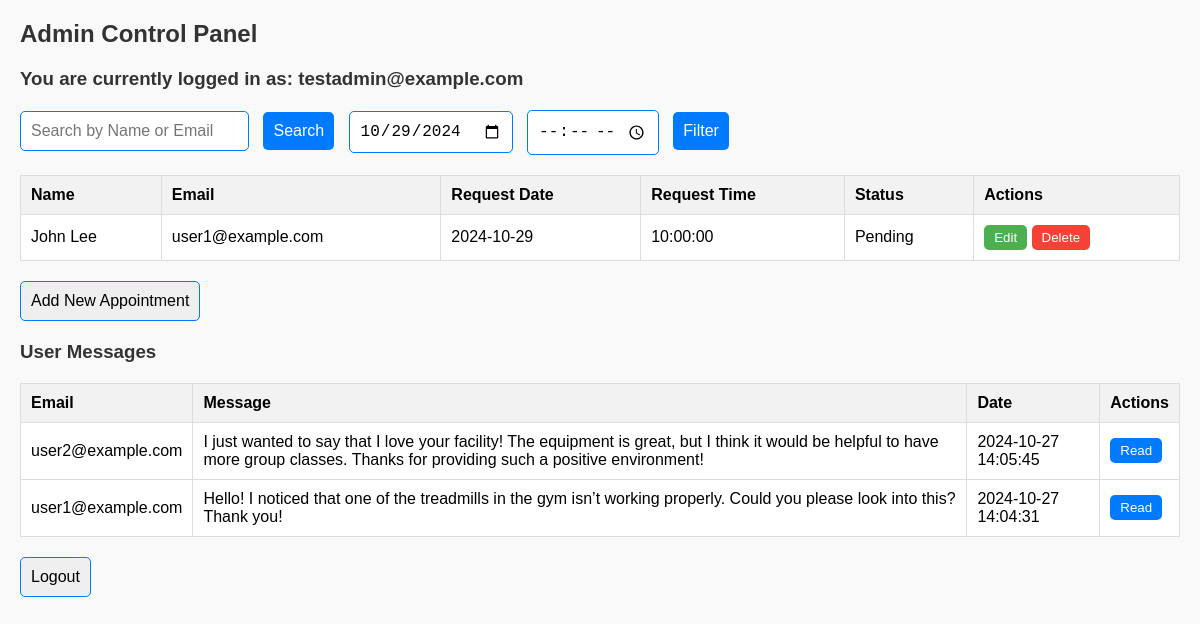
Screenshot of /admin.php?request_date=2024-10-29 (signed in) with the database file from the repository.
### tables this page shows
CREATE TABLE `appointment` (
  `name` varchar(225) NOT NULL,
  `email` varchar(225) NOT NULL,
  `app_date` date NOT NULL,
  `app_time` time NOT NULL,
  `status` varchar(225) NOT NULL
);

CREATE TABLE `contact_messages` (
  `id` int(11) NOT NULL,
  `name` varchar(255) NOT NULL,
  `email` varchar(255) NOT NULL,
  `message` text NOT NULL,
  `created_at` timestamp NOT NULL DEFAULT current_timestamp()
);

### admin.php (the view, shortened to what this page needs)
<?php
include 'database.php';
if (isset($_SESSION['email'])) {
    echo "<h2>Admin Control Panel</h2>";
    echo "<h3>You are currently logged in as: " . htmlspecialchars($_SESSION['email']) . "</h3>";
    echo '<form action="" method="GET" class="search-form">
            <input type="text" name="search" placeholder="Search by Name or Email" value="' . (isset($_GET['search']) ? htmlspecialchars($_GET['search']) : '') . '">
            <button type="submit">Search</button>
            <input type="date" name="request_date" value="' . (isset($_GET['request_date']) ? htmlspecialchars($_GET['request_date']) : '') . '">
            <input type="time" name="request_time" value="' . (isset($_GET['request_time']) ? htmlspecialchars($_GET['request_time']) : '') . '">
            <button type="submit">Filter</button>
          </form>';
    $filters = [];
    if (isset($_GET['request_date']) && !empty($_GET['request_date'])) {
        $request_date = mysqli_real_escape_string($conn, $_GET['request_date']);
        $filters[] = "app_date = '$request_date'";
    }
    $filterQuery = count($filters) > 0 ? " WHERE " . implode(" AND ", $filters) : '';
    $sql = "SELECT * FROM appointment" . $filterQuery;
    $result = mysqli_query($conn, $sql);
    echo "<table class='data-table'>
        <tr>
            <th>Name</th>
            <th>Email</th>
            <th>Request Date</th>
            <th>Request Time</th>
            <th>Status</th>
            <th>Actions</th>
        </tr>";
    if (mysqli_num_rows($result) > 0) {
        while ($row = mysqli_fetch_assoc($result)) {
            echo "<tr>
                    <td>" . htmlspecialchars($row['name']) . "</td>
                    <td>" . htmlspecialchars($row['email']) . "</td>
                    <td>" . htmlspecialchars($row['app_date']) . "</td>
                    <td>" . htmlspecialchars($row['app_time']) . "</td>
                    <td>" . htmlspecialchars($row['status']) . "</td>
                    <td class='action-buttons'>
                        <form action='edit.php' method='GET' style='display:inline;'>
                            <input type='hidden' name='id' value='" . htmlspecialchars($row['email']) . "'>
                            <button type='submit' class='edit-button'>Edit</button>
                        </form>
                        <form action='delete.php' method='GET' style='display:inline;' onsubmit=\"return confirm('Are you sure you want to delete this record?');\">
                            <input type='hidden' name='id' value='" . htmlspecialchars($row['email']) . "'>
                            <button type='submit' class='delete-button'>Delete</button>
                        </form>
                    </td>
                </tr>";
        }
    } else {
        echo "<tr><td colspan='6'>No records found!</td></tr>";
    }
    echo "</table>";
    echo "<form action='add.php' method='GET' class='add-form'>
            <button type='submit'>Add New Appointment</button>
          </form>";
    echo "<h3>User Messages</h3>";
    $messageQuery = "SELECT * FROM contact_messages ORDER BY created_at DESC";
    $messageResult = mysqli_query($conn, $messageQuery);
    echo "<table class='data-table'>
            <tr>
                <th>Email</th>
                <th>Message</th>
                <th>Date</th>
                <th>Actions</th>
            </tr>";
    if (mysqli_num_rows($messageResult) > 0) {
        while ($msgRow = mysqli_fetch_assoc($messageResult)) {
            echo "<tr>
                    <td>" . htmlspecialchars($msgRow['email']) . "</td>
                    <td>" . htmlspecialchars($msgRow['message']) . "</td>
                    <td>" . htmlspecialchars($msgRow['created_at']) . "</td>
                    <td class='action-buttons'>
                        <form action='delete_message.php' method='POST' onsubmit=\"return confirm('Are you sure you want to mark this message as read?');\" style='display:inline;'>
                            <input type='hidden' name='message_id' value='" . htmlspecialchars($msgRow['id']) . "'>
                            <button type='submit' class='read-button'>Read</button>
                        </form>
                    </td>
                  </tr>";
        }
    } else {
        echo "<tr><td colspan='4'>No messages found!</td></tr>";
    }
    echo "</table>";
    echo '<form action="logout.php" method="POST" class="logout-form">
            <button type="submit">Logout</button>
          </form>';
} else {
    echo "<h3>No user is logged in.</h3>";
}
?>

### admin.php (style rules this page uses)
h2, h3 { color: #333; }
.search-form, .add-form, .logout-form { margin: 20px 0; }
.search-form input, .search-form button, .add-form button, .logout-form button { padding: 10px; margin-right: 10px; border: 1px solid #007BFF; border-radius: 5px; font-size: 16px; }
.search-form button { background-color: #007BFF; color: white; border: none; }
.data-table { width: 100%; border-collapse: collapse; margin-top: 20px; background-color: #fff; }
.data-table th, .data-table td { padding: 10px; border: 1px solid #ddd; text-align: left; }
.data-table th { background-color: #f2f2f2; }
.action-buttons form { display: inline; }
.edit-button { background-color: #4CAF50; color: white; border: none; padding: 5px 10px; border-radius: 5px; }
.delete-button { background-color: #f44336; color: white; border: none; padding: 5px 10px; border-radius: 5px; }
.read-button { background-color: #007BFF; color: white; border: none; padding: 5px 10px; border-radius: 5px; }

### rows the page displays
appointment: name "John Lee", email "user1@example.com", app_date "2024-10-29", app_time "10:00:00", status "Pending"
contact_messages: email "user2@example.com", message "I just wanted to say that I love your facility! The equipment is great, but I think it would be helpful to have more group classes. Thanks for providing such a positive environment!", created_at "2024-10-27 14:05:45"
contact_messages: email "user1@example.com", message "Hello! I noticed that one of the treadmills in the gym isn’t working properly. Could you please look into this? Thank you!", created_at "2024-10-27 14:04:31"

### other values shown
$_SESSION['email'] "testadmin@example.com"
